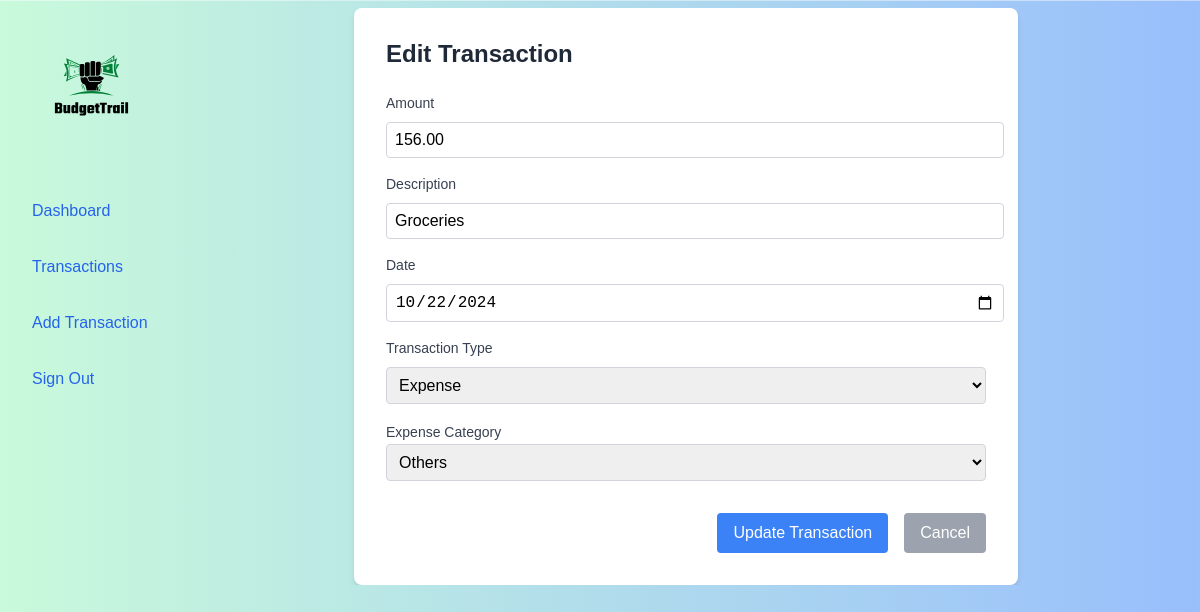
Screenshot of /main/tx/5/update/ (signed in) with the database file from the repository.
### main/models.py (models this page shows, shortened)
class Transaction(models.Model):
    TRANSACTION_TYPES = (
        ('income', 'Income'),
        ('expense', 'Expense'),
    )
    EXPENSE_CATEGORIES = (
        ('bills', 'Bills'),
        ('savings', 'Savings'),
        ('debts', 'Debts'),
        ('others', 'Others'),
    )
    amount = models.DecimalField(max_digits=10, decimal_places=2)
    description = models.CharField(max_length=255)
    date = models.DateField(default=timezone.now)
    transaction_type = models.CharField(max_length=7, choices=TRANSACTION_TYPES)
    expense_category = models.CharField(max_length=7, choices=EXPENSE_CATEGORIES, null=True, blank=True)

### main/views.py (the view, shortened to what this page needs)
# urls.py: path('tx/<int:pk>/update/', TransactionUpdateView.as_view(), name='transaction_update'),
class TransactionUpdateView(View):
    def get(self, request, pk):
        transaction = get_object_or_404(Transaction, pk=pk)
        form = TransactionForm(instance=transaction)
        return render(request, 'main/transaction_form.html', {'form': form, 'transaction': transaction})

### main/forms.py (shortened to what this page needs)
class TransactionForm(forms.ModelForm):
    class Meta:
        model = Transaction
        fields = ['amount', 'description', 'date', 'transaction_type', 'expense_category']
        widgets = {
            'date': forms.DateInput(attrs={'type': 'date'}),
        }
    def __init__(self, *args, **kwargs):
        super().__init__(*args, **kwargs)
        self.fields['expense_category'].widget = forms.Select(choices=Transaction.EXPENSE_CATEGORIES)
        self.fields['expense_category'].required = False

### main/templates/main/transaction_form.html (shortened to what this page needs)
{% extends 'main/base.html' %}
{% block content %}
<div class="form-container">
    <h1 class="form-title">{% if form.instance.pk %}Edit Transaction{% else %}Add Transaction{% endif %}</h1>
    <form method="post" class="transaction-form">
        <div class="form-group">
            <label for="{{ form.amount.id_for_label }}">Amount</label>
            {{ form.amount }}
        </div>
        <div class="form-group">
            <label for="{{ form.description.id_for_label }}">Description</label>
            {{ form.description }}
        </div>
        <div class="form-group">
            <label for="{{ form.date.id_for_label }}">Date</label>
            {{ form.date }}
        </div>
        <div class="form-group">
            <label for="{{ form.transaction_type.id_for_label }}">Transaction Type</label>
            {{ form.transaction_type }}
        </div>
        <div class="form-group" id="expense_category_group">
            <label for="{{ form.expense_category.id_for_label }}">Expense Category</label>
            {{ form.expense_category }}
        </div>
        <div class="form-actions">
            <button type="submit" class="btn btn-primary">{% if form.instance.pk %}Update{% else %}Add{% endif %} Transaction</button>
            <a href="{% url 'transaction_list' %}" class="btn btn-secondary">Cancel</a>
        </div>
    </form>
</div>
{% endblock %}

### static/css/main.css (style rules this page uses)
body { background: url('../images/generic.svg') no-repeat center center fixed; background-size: cover; font-family: Arial, sans-serif; line-height: 1.5; color: #333; }
h1, h2, h3, h4, h5, h6 { margin-top: 0; line-height: 1.2; }
h1 { font-size: 2rem; font-weight: bold; margin-bottom: 1.5rem; color: #1f2937; }
.form-container { max-width: 600px; margin: 0 auto; padding: 2rem; background-color: white; border-radius: 0.5rem; box-shadow: 0 4px 6px -1px rgba(0, 0, 0, 0.1), 0 2px 4px -1px rgba(0, 0, 0, 0.06); }
.form-title { font-size: 1.5rem; font-weight: bold; margin-bottom: 1.5rem; color: #1f2937; }
.transaction-form { display: grid; gap: 1rem; }
.form-group { display: flex; flex-direction: column; }
.form-group label { font-size: 0.875rem; font-weight: 500; margin-bottom: 0.5rem; color: #374151; }
.form-group input, .form-group select { width: 100%; padding: 0.5rem; border: 1px solid #d1d5db; border-radius: 0.25rem; font-size: 1rem; transition: border-color 0.15s ease-in-out, box-shadow 0.15s ease-in-out; }
.form-actions { display: flex; justify-content: flex-end; gap: 1rem; margin-top: 1rem; }
.btn { padding: 0.5rem 1rem; border-radius: 0.25rem; font-size: 1rem; font-weight: 500; text-align: center; text-decoration: none; transition: background-color 0.15s ease-in-out; cursor: pointer; }
.btn-primary { background-color: #3b82f6; color: white; border: none; }
.btn-secondary { background-color: #9ca3af; color: white; border: none; }

### rows the page displays
Transaction: amount "156.00", description "Groceries", date "10/22/2024", transaction_type "Expense", expense_category "Others"
